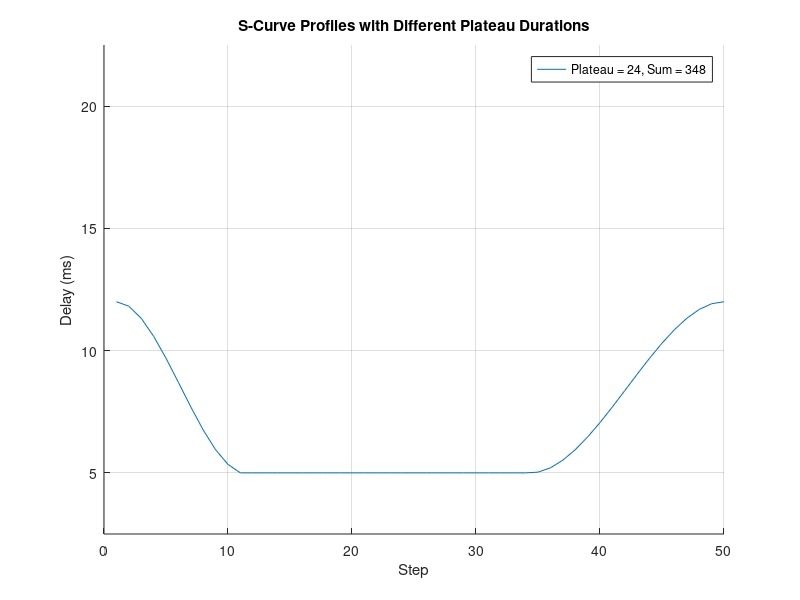

Source code (MATLAB):
% Parameters
N = 50;  % Total number of steps
maxDelay = 12;  % Maximum delay (top speed)
minDelay = 5;  % Minimum delay (bottom speed)
n = 2;  % Acceleration factor (steepness of the curve)
m = 2;  % Deceleration factor (steepness of the curve)

platSteps = [24]; % Plateau durations

% Preallocate a matrix to store delay profiles
allDelays = zeros(length(platSteps), N);
totalSums = zeros(1, length(platSteps));  % To store the sum of each delay profile

% Generate the delay values with plateau in the middle
for h = 1:length(platSteps)
    plateauSteps = platSteps(h);
    accel = (N - plateauSteps) * 0.4; % Acceleration steps
    decel = (N - plateauSteps - accel); % Deceleration steps

    % Compute the delay profile
    delays = zeros(1, N); % Initialize array for current configuration
    for i = 1:N
        if i <= accel
            % Accelerating phase (S-curve)
            t = (i - 1) / accel;  % Normalize time for acceleration
            delays(i) = maxDelay - (maxDelay - minDelay) * (3*t^n - 2*t^3);  % S-curve acceleration
        elseif i > (N - decel)
            % Decelerating phase (reverse S-curve)
            t = (i - (N - decel)) / decel;  % Normalize t for deceleration phase
            delays(i) = minDelay + (maxDelay - minDelay) * (3*t^m - 2*t^3);  % S-curve deceleration
        else
            % Plateau phase at top speed
            delays(i) = minDelay;  % Constant speed
        end
    end

    % Store the delay profile in the matrix
    allDelays(h, :) = delays;

    % Output the delays array for C code
    fprintf('int delayTable90[] = {%d');
    fprintf('%.6g, ', round(delays(1:end-1)*1000));  % Print all but last element
    fprintf('%.6g};\n', round(delays(end)*1000));  % Print the last element

    % Calculate the sum of the delay profile
    totalSums(h) = sum(delays);  % Sum of the delays
    fprintf('Sum of delay profile for Plateau = %d: %d\n', plateauSteps, round(totalSums(h)));  % Print sum as integer
end

% Plot all delay profiles
figure;
hold on;
for h = 1:length(platSteps)
    % Use totalSums to include the sum in the legend
    plot(1:N, allDelays(h, :), 'DisplayName', sprintf('Plateau = %d, Sum = %d', platSteps(h), round(totalSums(h))));
end
xlim([0 N]);
ylim([2.5 22.5]);
xlabel('Step');
ylabel('Delay (ms)');
title('S-Curve Profiles with Different Plateau Durations');
legend('show');
grid on;
